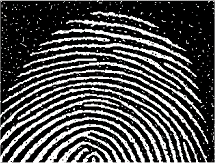
#> input picture Aula06_Lab/img/Laboratorio_6_3.tif, 215 x 163 px, found by its file name
$ python Q_04_b.py   (older library calls are emulated)
#> lines starting #> are read from the running program, lines starting #| are printed output that depends on the picture; after the words box and inside, x2 and y2 are one past the last pixel; in counts of white or black regions, pixels touching at a corner belong together
"""
A operação de Fechamento combina uma Dilatação seguida de uma Erosão. Execute o código abaixo e comente os resultados.
"""

import cv2
import numpy as np
from matplotlib import pyplot as plt
from skimage.morphology import (binary_closing, binary_dilation,
                                binary_erosion, binary_opening, diamond, disk,
                                rectangle)

# from skimage.io import imread

# I = imread('Laboratorio_6_3.tif', as_grey=True)
I = cv2.imread('./img/Laboratorio_6_3.tif', cv2.IMREAD_GRAYSCALE)
#> I: shape (163, 215); min 0, max 255, mean 76.6

elem_estrut_1 = disk(3)
elem_estrut_2 = rectangle(3, 12)
# OBS: A dependência selem foi removida da lista de argumentos da binary_dilation na sua atualização 1.0.
# A dependência atual é o footprint, e possível executar o comando apenas passando o parâmetro desejado.
Id_1 = binary_closing(I, footprint=elem_estrut_1)
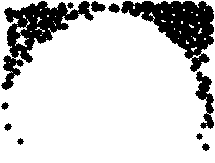
#> Id_1: shape (163, 215) bool; 81.2% white; 11 black regions, largest, box (x1, y1, x2, y2) and area: (121, 1, 214, 72) 2988, (1, 1, 94, 90) 2678, (195, 71, 214, 129) 528
Id_2 = binary_closing(I, footprint=elem_estrut_2)
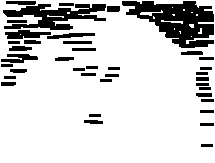
#> Id_2: shape (163, 215) bool; 82.1% white; 39 black regions, largest, box (x1, y1, x2, y2) and area: (122, 1, 214, 48) 2437, (3, 4, 106, 30) 1411, (5, 30, 51, 39) 273

# Plotar as imagens
plt.figure(1)
plt.subplot(1, 3, 1)
plt.imshow(I, cmap='gray')
plt.subplot(1, 3, 2)
plt.imshow(Id_1, cmap='gray')
plt.subplot(1, 3, 3)
plt.imshow(Id_2, cmap='gray')

plt.tight_layout()  # Ajuste automático no espaçamento entre subplots
plt.show()  # Exibindo todas as imagens criadas.
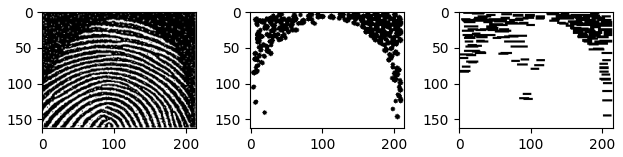
#> figure drawn by matplotlib, 3 panels

$ run again, with Aula06_Lab/img/Laboratorio_6_1.tif copied over Aula06_Lab/img/Laboratorio_6_3.tif
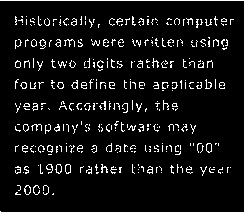
#> input picture Aula06_Lab/img/Laboratorio_6_1.tif, 245 x 212 px, found by its file name
#> I: shape (212, 245); 7.2% white in thin lines or dots
#> Id_1: shape (212, 245) bool; 17.3% white; 39 white regions (3 under 20 px), largest, box (x1, y1, x2, y2) and area: (59, 100, 147, 113) 530, (15, 16, 100, 28) 518, (153, 79, 225, 91) 467
#> `Id_2 = binary_closing(I, footprint=elem_estrut_2)`:
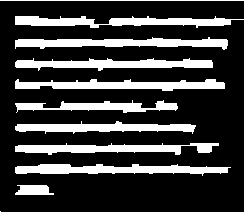
#> Id_2: shape (212, 245) bool; 24% white; 10 white regions (1 under 20 px), largest, box (x1, y1, x2, y2) and area: (0, 0, 245, 212) 2019, (15, 37, 228, 50) 1608, (15, 164, 231, 176) 1600
#> `plt.show()`:
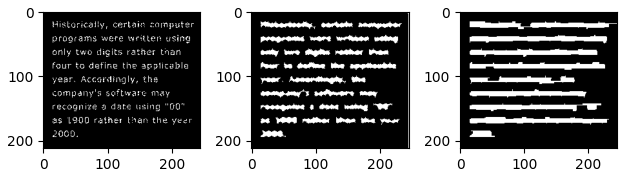
#> figure drawn by matplotlib, 3 panels
